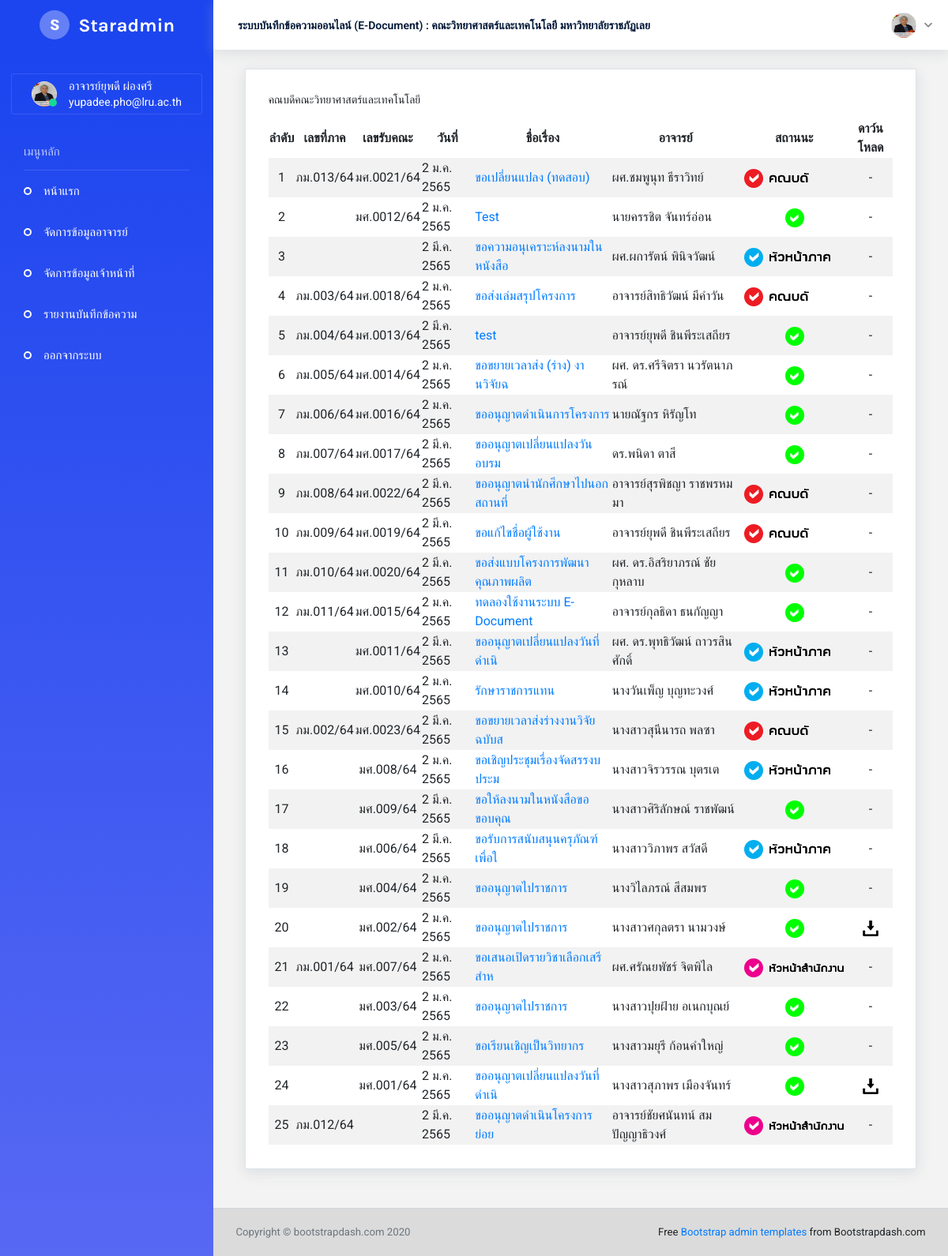
Before: /admin-science-page.php (signed in) with the older database file.
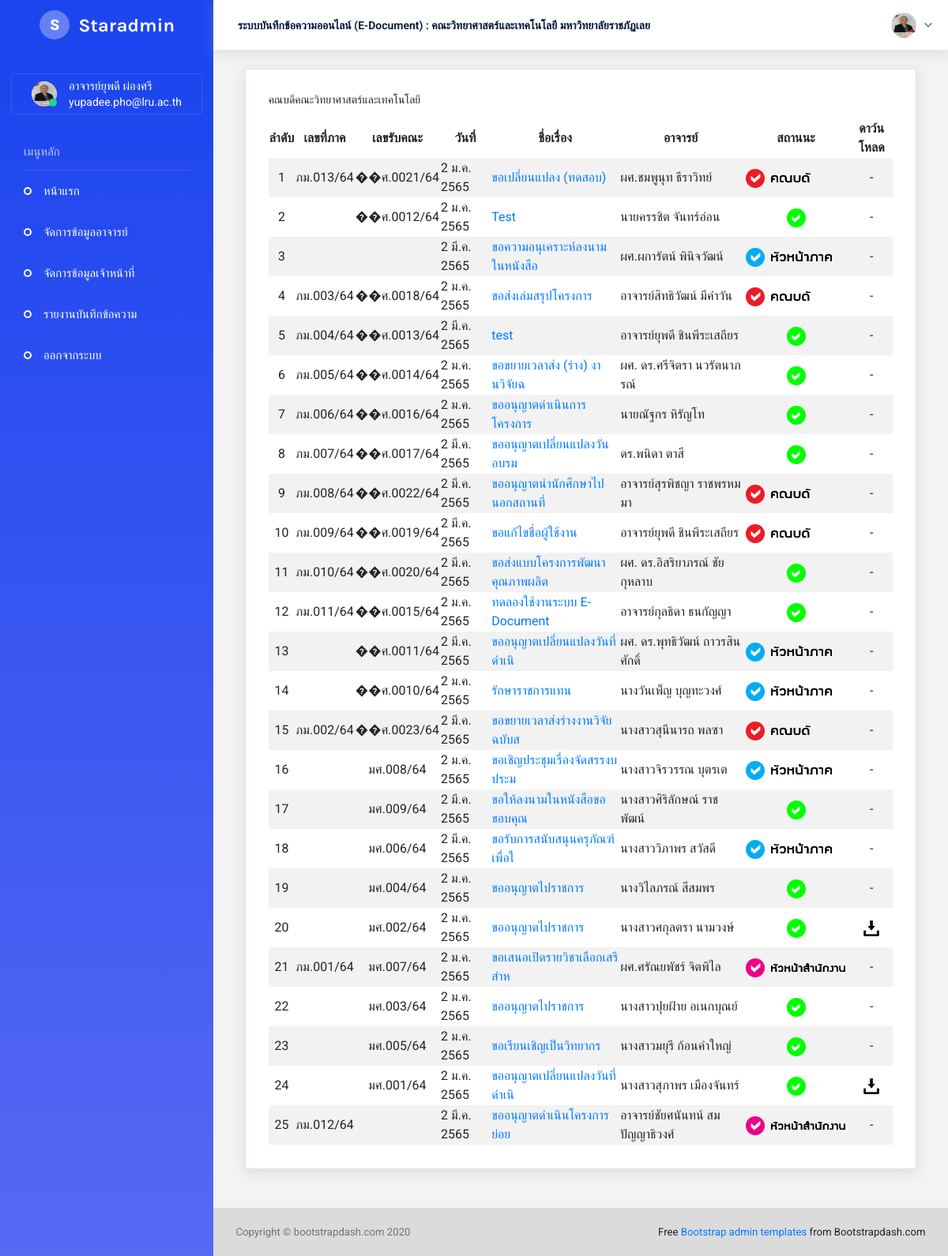
After: the same page with the newer database file.
### tables this page shows
CREATE TABLE `member` (
  `id` int(4) NOT NULL,
  `field` varchar(100) NOT NULL,
  `name` varchar(100) NOT NULL,
  `email` varchar(100) NOT NULL,
  `pass` varchar(100) NOT NULL,
  `line_token` varchar(255) NOT NULL,
  `dep` varchar(100) NOT NULL,
  `status` char(1) NOT NULL,
  `image` varchar(100) NOT NULL,
  `rule` varchar(4) NOT NULL,
  `pass_update` char(1) NOT NULL
);

CREATE TABLE `memo` (
  `id` int(10) NOT NULL,
  `dep` varchar(100) NOT NULL,
  `field` varchar(100) NOT NULL,
  `user_id` varchar(10) NOT NULL,
  `memo_id` varchar(10) NOT NULL,
  `memo_num_dep` varchar(20) NOT NULL,
  `memo_date` varchar(50) NOT NULL,
  `title` varchar(200) NOT NULL,
  `paragraph1` text NOT NULL,
  `paragraph2` text NOT NULL,
  `paragraph3` text NOT NULL,
  `sign` varchar(100) NOT NULL,
  `time_user` varchar(50) NOT NULL,
  `sign_officer` varchar(250) NOT NULL,
  `time_officer` varchar(50) NOT NULL,
  `sign_officer1` varchar(250) NOT NULL,
  `time_officer1` varchar(50) NOT NULL,
  `name` varchar(250) NOT NULL,
  `position` varchar(250) NOT NULL,
  `status` char(1) NOT NULL,
  `status_edit` char(1) NOT NULL,
  `comment1` varchar(250) NOT NULL,
  `comment2` varchar(250) NOT NULL,
  `sign_depart` varchar(250) NOT NULL,
  `depart_opinion` text NOT NULL,
  `depart_opinion_time` varchar(50) NOT NULL,
  `memo_num_officer1` varchar(100) NOT NULL,
  `comment3` varchar(250) NOT NULL,
  `officer1_opinion` varchar(250) NOT NULL,
  `comment4` varchar(250) NOT NULL,
  `sign_head_officer` varchar(250) NOT NULL,
  `head_officer_opinion` text NOT NULL,
  `head_officer_opinion_time` varchar(100) NOT NULL,
  `sign_admin` varchar(250) NOT NULL,
  `admin_opinion` varchar(250) NOT NULL,
  `admin_opinion_time` varchar(100) NOT NULL,
  `comment5` varchar(250) NOT NULL
);

### admin-science-page.php (the view, shortened to what this page needs)
<?php
    include_once('connect.php');
    $id = $_SESSION["id"];
	$sql = "SELECT * FROM member WHERE id = ? ";
	$stmt = $conn->prepare($sql);
	$stmt->bind_param('s', $id);
	$stmt ->execute();
	$result = $stmt->get_result();
	$row = $result->fetch_assoc();
?>
<!DOCTYPE html>
<html lang="en">
  <head>
    <link rel="stylesheet" href="assets/vendors/iconfonts/mdi/css/materialdesignicons.min.css">
    <link rel="stylesheet" href="assets/vendors/iconfonts/ionicons/dist/css/ionicons.css">
    <link rel="stylesheet" href="assets/vendors/iconfonts/flag-icon-css/css/flag-icon.min.css">
    <link rel="stylesheet" href="assets/vendors/css/vendor.bundle.base.css">
    <link rel="stylesheet" href="assets/vendors/css/vendor.bundle.addons.css">
    <link rel="stylesheet" href="assets/css/shared/style.css">
    <link rel="stylesheet" href="assets/css/demo_1/style.css">
  </head>
  <body>
    <div class="container-scroller">
      <nav class="navbar default-layout col-lg-12 col-12 p-0 fixed-top d-flex flex-row">
        <div class="text-center navbar-brand-wrapper d-flex align-items-top justify-content-center">
          <a class="navbar-brand brand-logo" href="index.html">
            <img src="assets/images/logo.svg" alt="logo" /> </a>
        </div>
        <div class="navbar-menu-wrapper d-flex align-items-center">
          <ul class="navbar-nav">
            <li class="nav-item font-weight-semibold d-none d-lg-block">ระบบบันทึกข้อความออนไลน์ (E-Document) : คณะวิทยาศาสตร์และเทคโนโลยี มหาวิทยาลัยราชภัฏเลย</li>
          </ul>
          <ul class="navbar-nav ml-auto">
            <li class="nav-item dropdown d-none d-xl-inline-block user-dropdown">
              <a class="nav-link dropdown-toggle" id="UserDropdown" href="#" data-toggle="dropdown" aria-expanded="false">
                <img class="img-xs rounded-circle" src="assets/images/user/<?php echo $row["image"];?>
" alt="Profile image"> </a>
            </li>
          </ul>
        </div>
      </nav>
      <div class="container-fluid page-body-wrapper">
        <nav class="sidebar sidebar-offcanvas" id="sidebar">
          <ul class="nav">
            <li class="nav-item nav-profile">
              <a href="#" class="nav-link">
                <div class="profile-image">
                  <img class="img-xs rounded-circle" src="assets/images/user/<?php echo $row["image"];?>" alt="profile image">
                  <div class="dot-indicator bg-success"></div>
                </div>
                <div class="text-wrapper">
                  <p class="profile-name"><?php echo $row["name"];?></p>
                  <p class="designation"><?php echo $row["email"];?></p>
                </div>
              </a>
            </li>
            <li class="nav-item nav-category">เมนูหลัก</li>
            <li class="nav-item">
              <a class="nav-link" href="admin-science-page.php">
                <span class="menu-title">หน้าแรก</span>
              </a>
            </li>
            <li class="nav-item">
              <a class="nav-link" href="">
                <span class="menu-title">จัดการข้อมูลอาจารย์</span>
              </a>
            </li><li class="nav-item">
              <a class="nav-link" href="">
                <span class="menu-title">จัดการข้อมูลเจ้าหน้าที่</span>
              </a>
            </li><li class="nav-item">
              <a class="nav-link" href="">
                <span class="menu-title">รายงานบันทึกข้อความ</span>
              </a>
            </li><li class="nav-item">
              <a class="nav-link" href="sign-out.php">
                <span class="menu-title">ออกจากระบบ</span>
              </a>
            </li>
          </ul>
        </nav>
        <?php
          $sql="SELECT * FROM memo ORDER BY id DESC";
          $query = mysqli_query($conn,$sql);
        ?>
        <div class="main-panel">
          <div class="content-wrapper">
              <div class="col-lg-12 grid-margin stretch-card">
                <div class="card">
                  <div class="card-body">
                    <h4 class="card-title">คณบดีคณะวิทยาศาสตร์และเทคโนโลยี</h4>
                    <table class="table-striped">
                      <thead align="center">
                        <tr>
                          <th> ลำดับ </th>
                          <th> เลขที่ภาค </th>
                          <th> เลขรับคณะ </th>
                          <th> วันที่ </th>
                          <th> ชื่อเรื่อง </th>
                          <th> อาจารย์ </th>
                          <th> สถานนะ </th>
                          <th> ดาว์นโหลด </th>
                        </tr>
                      </thead>
                      <tbody>
                        <?php
                        $i = 1;
                        while($result=mysqli_fetch_array($query,MYSQLI_ASSOC))
                        {
                        ?>
                        <tr>
                          <td class="py-1" align="center"><?php echo $i;?></td>
                          <td align="center"><?php echo $result["memo_num_dep"];?></td>
                          <td align="center"><?php echo $result["memo_num_officer1"];?></td>
                          <td><?php echo $result["memo_date"];?></td>
                          <td><a href="admin-page-check.php?memo_id=<?php echo $result["memo_id"];?>"><?php echo mb_substr($result["title"],0,30,'UTF-8');?></a></td>
                          <td><?php echo str_replace("ผู้ช่วยศาสตราจารย์","ผศ.",$result["name"]);?></td>
                          <td align="center">
                            <?php
                            $status = $result["status"];;
                            if ($status == "1") {
                              echo "<img src='assets/images/time-line2.png' alt=''/>";
                            } elseif ($status == "2") {
                              echo "<img src='assets/images/time-line3.png' alt=''/>";
                            } elseif ($status == "3") {
                              echo "<img src='assets/images/time-line4.png' alt=''/>";
                            } elseif ($status == "4") {
                              echo "<img src='assets/images/time-line5.png' alt=''/>";
                            } elseif ($status == "5") {
                              echo "<img src='assets/images/complete.png' alt=''/>";
                            } else {
                              echo "<img src='assets/images/time-line1.png' alt=''/>";
                            }
                            ?>
                          </td>
                          <td align="center">
                            <?php
                            $status = $result["status"];;
                            if ($status == "5") {
                              echo "<a href='Template.php?memo_id=$result[memo_id]'><img src='assets/images/download.png' alt=''/></a>";
                            } else {
                              echo "-";
                            }
                            ?>
                          </td>
                        </tr>
                        <?php
                            $i++;
                        }
                        ?>
                      </tbody>
                    </table>
                  </div>
                </div>
              </div>
          </div>
          <footer class="footer">
            <div class="container-fluid clearfix">
              <span class="text-muted d-block text-center text-sm-left d-sm-inline-block">Copyright © bootstrapdash.com 2020</span>
              <span class="float-none float-sm-right d-block mt-1 mt-sm-0 text-center"> Free <a href="https://www.bootstrapdash.com/bootstrap-admin-template/" target="_blank">Bootstrap admin templates</a> from Bootstrapdash.com</span>
            </div>
          </footer>
        </div>
      </div>
    </div>
  </body>
</html>

Changed rows visible on the page:
changed memo "ภม.013/64": memo_num_officer1 "มศ.0021/64" → "��ศ.0021/64"
changed memo "Test": memo_num_officer1 "มศ.0012/64" → "��ศ.0012/64"
changed memo "ภม.003/64": memo_num_officer1 "มศ.0018/64" → "��ศ.0018/64"
changed memo "ภม.004/64": memo_num_officer1 "มศ.0013/64" → "��ศ.0013/64"
changed memo "ภม.005/64": memo_num_officer1 "มศ.0014/64" → "��ศ.0014/64"
changed memo "ภม.006/64": memo_num_officer1 "มศ.0016/64" → "��ศ.0016/64"
changed memo "ภม.007/64": memo_num_officer1 "มศ.0017/64" → "��ศ.0017/64"
changed memo "ภม.008/64": memo_num_officer1 "มศ.0022/64" → "��ศ.0022/64"
changed memo "ภม.009/64": memo_num_officer1 "มศ.0019/64" → "��ศ.0019/64"
changed memo "ภม.010/64": memo_num_officer1 "มศ.0020/64" → "��ศ.0020/64"
changed memo "ภม.011/64": memo_num_officer1 "มศ.0015/64" → "��ศ.0015/64"
changed memo "ผศ. ดร.พุทธิวัฒน์ ถาวรสินศักดิ์": memo_num_officer1 "มศ.0011/64" → "��ศ.0011/64"
changed memo "รักษาราชการแทน": memo_num_officer1 "มศ.0010/64" → "��ศ.0010/64"
changed memo "ภม.002/64": memo_num_officer1 "มศ.0023/64" → "��ศ.0023/64"
